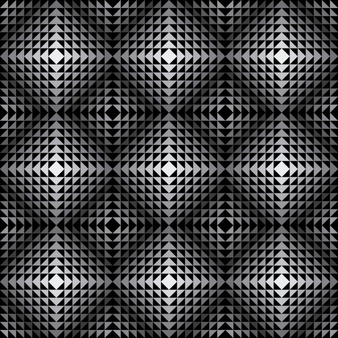
%> input picture AtomicVision/BigTransformations/image2.jpg, 338 x 338 px
$ octave ims4.m   (GNU Octave 9; MATLAB toolbox functions it lacks are replaced by stand-ins)
%> lines starting %> are read from the running program, lines starting %| are printed output that depends on the picture
% [8 lines of commented-out code are left out]

im=rgb2gray(imread('image2.jpg'));
%> im: size 338x338 uint8; min 0, max 255, mean 67.4
im=im2double(im);
%> im: size 338x338 double
im=resample(im,2,1)'; % upsample the image by 2
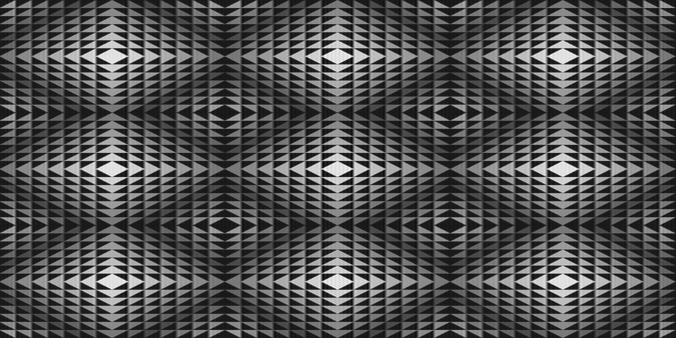
%> im: size 338x676 double; min -0.113, max 1.06, mean 0.264; drawn with min black and max white
im=resample(im,2,1)';
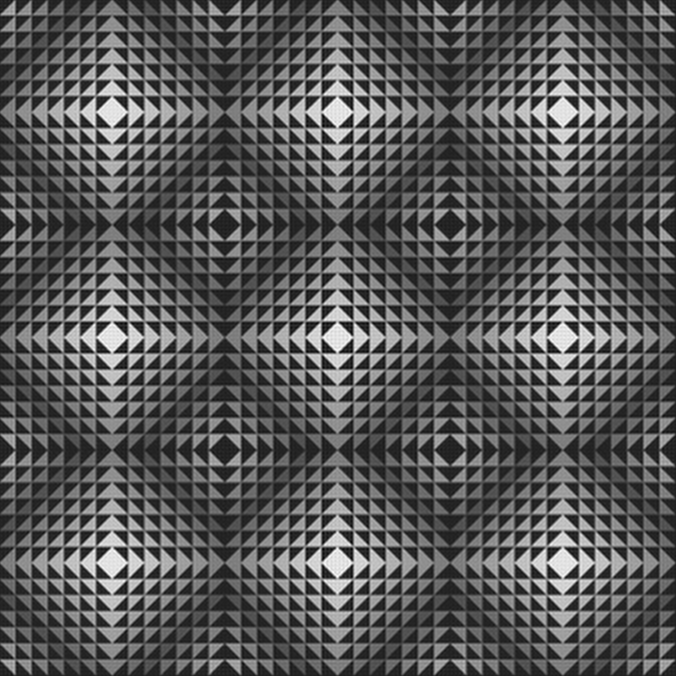
%> im: size 676x676 double; min -0.166, max 1.06, mean 0.264; drawn with min black and max white
%im=resample(im,2,1)';
errsN{1}=getNoiseVals(im);
% [65 lines not run here, left out]
function pixE=getNoiseVals(im)
    % [4 lines of commented-out code are left out]
    scale=4;
    % [8 lines of commented-out code are left out]

    im1b = im; % the first image is not shifted or rotated
    %im1 = lowpass(im1,[0.12 0.12]);
    im1b = downsample(im1b,2*scale)'; % downsample the images by 8
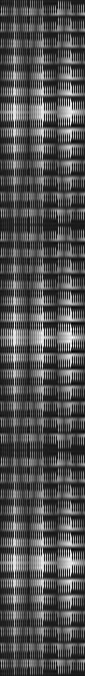
%> im1b: size 676x85 double; min -0.124, max 1.06, mean 0.257; drawn with min black and max white
    im1b = downsample(im1b,2*scale)';
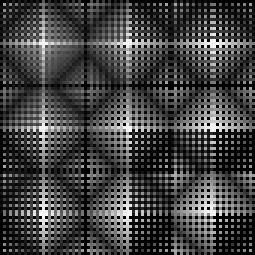
%> im1b: size 85x85 double (shown 3 times larger); min -2.35e-16, max 0.976, mean 0.258; drawn with min black and max white
    %[r,c,ch]=size(im1);
    %pixels=r*c;

    i=1;


    for ns=0.0:0.05:1.0
        j=1;
        for test=0:50
            t2=[max(-30,min(normrnd(0,15),30)),max(-30,min(normrnd(0,15),30)),max(-30,min(normrnd(0,15),30))];
            im2 = imtranslate(im,[-t2(3)*2*scale,-t2(2)*2*scale]); % shift the images by integer pixels
            im2 = imrotate(im2,t2(1),'bicubic','crop'); % rotate the images
        %im2 = lowpass(im2,[0.12 0.12]);
            im2 = downsample(im2,2*scale)'; % downsample the images by 8
            im2 = downsample(im2,2*scale)';

            t3=[max(-30,min(normrnd(0,15),30)),max(-30,min(normrnd(0,15),30)),max(-30,min(normrnd(0,15),30))];
            im3 = imtranslate(im,[-t3(3)*2*scale,-t3(2)*2*scale]); % shift the images by integer pixels
            im3 = imrotate(im3,t3(1),'bicubic','crop'); % rotate the images
            im3 = downsample(im3,2*scale)'; % downsample the images by 8
            im3 = downsample(im3,2*scale)';

            t4=[max(-30,min(normrnd(0,15),30)),max(-30,min(normrnd(0,15),30)),max(-30,min(normrnd(0,15),30))];
            im4 = imtranslate(im,[-t4(3)*2*scale,-t4(2)*2*scale]); % shift the images by integer pixels
            im4 = imrotate(im4,t4(1),'bicubic','crop'); % rotate the images
            im4 = downsample(im4,2*scale)'; % downsample the images by 8
            im4 = downsample(im4,2*scale)';

            im1=imnoise(im1b,'gaussian',0.0,ns);
            im2=imnoise(im2,'gaussian',0.0,ns);
            im3=imnoise(im3,'gaussian',0.0,ns);
            im4=imnoise(im4,'gaussian',0.0,ns);

            ims{1}=im1;
            ims{2}=im2;
            ims{3}=im3;
            ims{4}=im4;

            [d,p]=keren(ims);
            im1t=[0,0,0];


            im2tA=[p(2),d(2,1),d(2,2)];
            im3tA=[p(3),d(3,1),d(3,2)];
            im4tA=[p(4),d(4,1),d(4,2)];


            ims{1}=im2;
            ims{2}=im1;
            ims{3}=im3;
            ims{4}=im4;

            [d,p]=keren(ims);

            im2tB=[p(1)-p(2),d(1,1)-d(2,1),d(1,2)-d(2,2)];
            im3tB=[p(3)-p(2),d(3,1)-d(2,1),d(3,2)-d(2,2)];
            im4tB=[p(4)-p(2),d(4,1)-d(2,1),d(4,2)-d(2,2)];


            ims{1}=im3;
            ims{2}=im1;
            ims{3}=im2;
            ims{4}=im4;

            [d,p]=keren(ims);

            im2tC=[p(3)-p(2),d(3,1)-d(2,1),d(3,2)-d(2,2)];
            im3tC=[p(1)-p(2),d(1,1)-d(2,1),d(1,2)-d(2,2)];
            im4tC=[p(4)-p(2),d(4,1)-d(2,1),d(4,2)-d(2,2)];


            ims{1}=im4;
            ims{2}=im1;
            ims{3}=im2;
            ims{4}=im3;

            [d,p]=keren(ims);

            im2tD=[p(3)-p(2),d(3,1)-d(2,1),d(3,2)-d(2,2)];
            im3tD=[p(4)-p(2),d(4,1)-d(2,1),d(4,2)-d(2,2)];
            im4tD=[p(1)-p(2),d(1,1)-d(2,1),d(1,2)-d(2,2)];

            im2Ts=[(im2tA);(im2tB);(im2tC);(im2tD)];
            im3Ts=[(im3tA);(im3tB);(im3tC);(im3tD)];
            im4Ts=[(im4tA);(im4tB);(im4tC);(im4tD)];

            e=9999;

            % Min Spanning tree
            for im2t=im2Ts.'
                for im3t=im3Ts.'
                    for im4t=im4Ts.'
                    %disp(im2t.');
                        currE=sum([getError(im1,im2,im1t,im2t.'),getError(im1,im3,im1t,im3t.'),getError(im2,im3,im2t.',im3t.'),getError(im1,im4,im1t,im4t.'),getError(im2,im4,im2t.',im4t.'),getError(im3,im4,im3t.',im4t.')]);
                        if currE<e
                            e=currE;
                            opt{1}=im2t.';
                            opt{2}=im3t.';
                            opt{3}=im4t.';
                        end
                    end
                end

            end
        %vals(i,4)=sum([getError(im1,im2,im1t,opt{1}),getError(im1,im3,im1t,opt{2}),getError(im2,im3,opt{1},opt{2})]);

        %sE(i,j)=abs(d(2,1)-shift)+abs(d(2,1)-shift);
        %rE(i,j)=abs(p(2)-rot);

            e(j)=getError(im1,im2,[0,0,0],opt{1});
            sE(j)=abs(opt{1}(1,2)-t2(2))+abs(opt{1}(1,3)-t2(3));
            rE(j)=abs(opt{1}(1,1)-t2(1));
            j=j+1;
        end
        pixE(1,i)=mean(e);
        pixE(2,i)=mean(rE);
        pixE(3,i)=mean(sE);
        i=i+1;
    end
%> the run ends on the next line
end

$ run again, with AtomicVision/BigTransformations/Aim1_2.jpg copied over AtomicVision/BigTransformations/image2.jpg
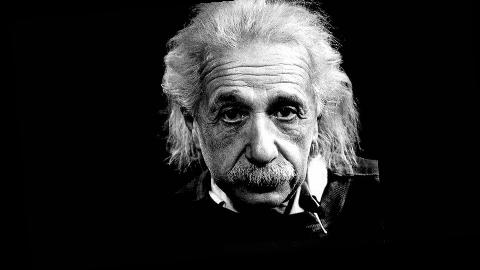
%> input picture AtomicVision/BigTransformations/Aim1_2.jpg, 480 x 270 px
%> im is the input picture: size 270x480 uint8; min 0, max 255, mean 38.4
%> `im=resample(im,2,1)';`:
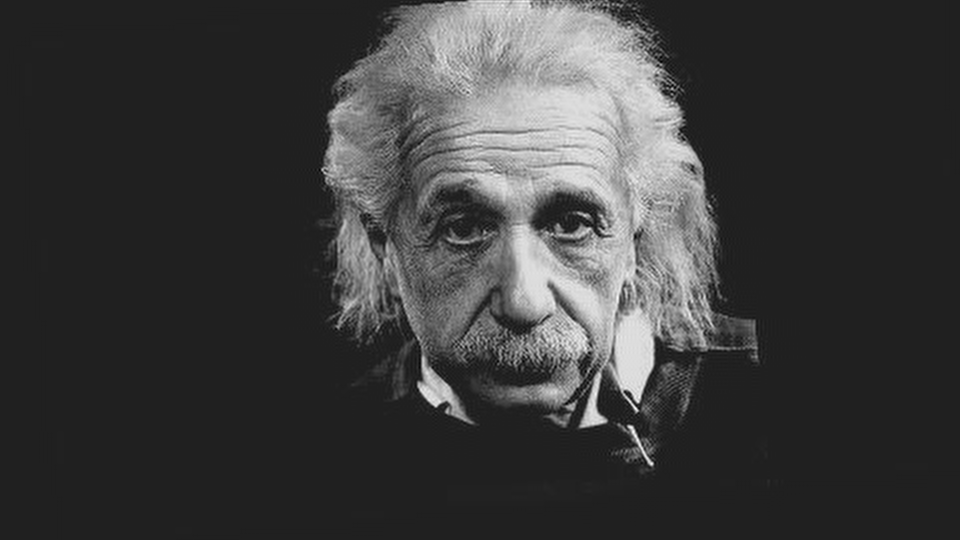
%> im: size 540x960 double; min -0.169, max 1.18, mean 0.151; drawn with min black and max white
%> in getNoiseVals, `im1b = downsample(im1b,2*scale)';`:
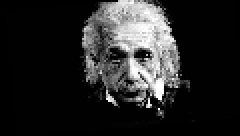
%> im1b: size 68x120 double (shown 2 times larger); min -6.74e-17, max 1, mean 0.15; drawn with min black and max white
